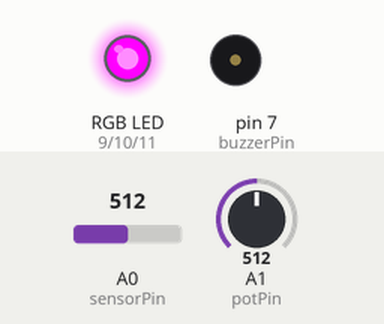
This sketch was run on a simulated Arduino Uno, built with avr-gcc and run on an emulated ATmega328P. Parts: an RGB LED mixed from three pins (HIGH = lit), buzzer (waves = sounding). The test bench sets the inputs (shaded band); at power-on: A0 (sensorPin) = 512, A1 (potPin) = 512.

Above: at 1.2 s.
1.3 s: A0 (sensorPin) set to 529
At 2.2 s:
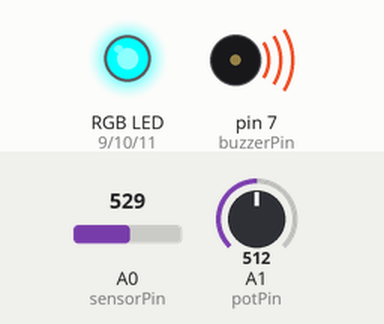
2.8 s: A1 (potPin) set to 523
At 2.96 s:
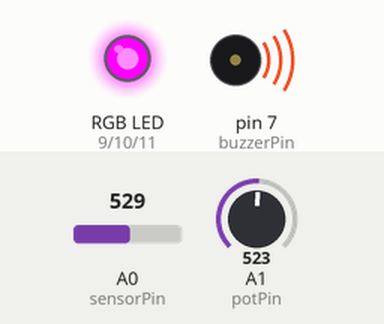
4.5 s: A0 (sensorPin) set to 511
At 5.6 s:
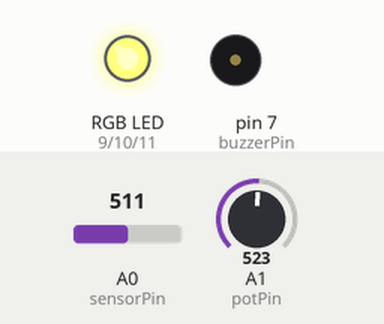
6.0 s: A1 (potPin) set to 511
At 6.7 s:
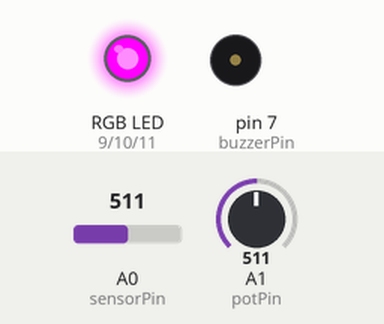
7.5 s: A0 (sensorPin) set to 716
At 8.2 s:
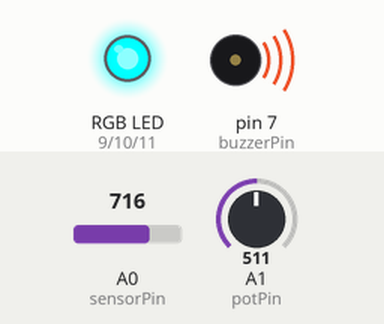
9.0 s: A1 (potPin) set to 691
10.5 s: A1 (potPin) set to 710
At 11.2 s:
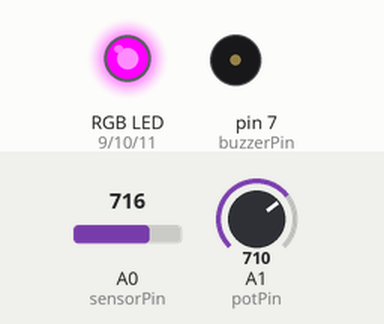
Timing chart, 0 to 13.1 s (numbered marks = the images above; inputs shaded):
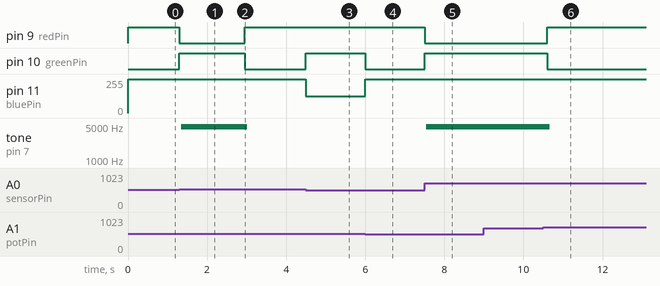

Measured:
- the behaviour switches between 518 and 519 on A0 (sensorPin) (found by bisection; images 0 and 1)
- the behaviour switches between 522 and 523 on A1 (potPin) (found by bisection; images 1 and 2)
- the behaviour switches between 709 and 710 on A1 (potPin) (found by bisection; images 5 and 6)
- after the input at 1.3 s, pin 9 (redPin): HIGH → LOW at once; pin 10 (greenPin): LOW → HIGH at once; tone on pin 7 (buzzerPin): silent → 4834 Hz at once
- after the input at 2.8 s, pin 9 (redPin): LOW → HIGH after 0.16 s; pin 10 (greenPin): HIGH → LOW after 0.16 s; tone on pin 7 (buzzerPin): 4834 Hz → silent after 0.22 s
- after the input at 4.5 s, pin 10 (greenPin): LOW → HIGH at once; pin 11 (bluePin): 255/255 → 127/255 at once
- after the input at 6.0 s, pin 10 (greenPin): HIGH → LOW at once; pin 11 (bluePin): 127/255 → 255/255 at once
- after the input at 7.5 s, pin 9 (redPin): HIGH → LOW at once; pin 10 (greenPin): LOW → HIGH at once; tone on pin 7 (buzzerPin): silent → 4834 Hz at once
- after the input at 9.0 s, every drawn part: stays the same
- after the input at 10.5 s, pin 9 (redPin): LOW → HIGH after 0.11 s; pin 10 (greenPin): HIGH → LOW after 0.11 s; tone on pin 7 (buzzerPin): 4834 Hz → silent after 0.16 s

The sketch:

liedetect.ino
```cpp
int redPin = 9;
int greenPin = 10;
int bluePin = 11;
int buzzerPin = 7;
int potPin = 1;
int sensorPin = 0;
long red = 0xFF0000;
long green = 0x00FF00;
long blue = 0x000080;
int band = 6;
// adjust for sensitivity
void setup()
{
  pinMode(potPin, INPUT);
  pinMode(sensorPin, INPUT);
  pinMode(redPin, OUTPUT);
  pinMode(greenPin, OUTPUT);
  pinMode(bluePin, OUTPUT);
  pinMode(buzzerPin, OUTPUT);
}
void loop()
{
  int gsr = analogRead(sensorPin);
  int pot = analogRead(potPin);
  if (gsr > pot + band)
  {
    setColor(red);
    beep();
  }
  else if (gsr < pot - band)
  {
    setColor(blue);
  }
  else
  {
    setColor(green);
  }
}
void setColor(long rgb)
{
  int red = rgb >> 16;
  int green = (rgb >> 8) & 0xFF;
  int blue = rgb & 0xFF;
  analogWrite(redPin, 255 - red);
  analogWrite(greenPin, 255 - green);
  analogWrite(bluePin, 255 - blue);
}
void beep()
{
  // 5 Khz for 1/5th second
  for (int i = 0; i < 1000; i++)
  {
    digitalWrite(buzzerPin, HIGH);
    delayMicroseconds(100);
    digitalWrite(buzzerPin, LOW);
    delayMicroseconds(100);
  }
}
```
